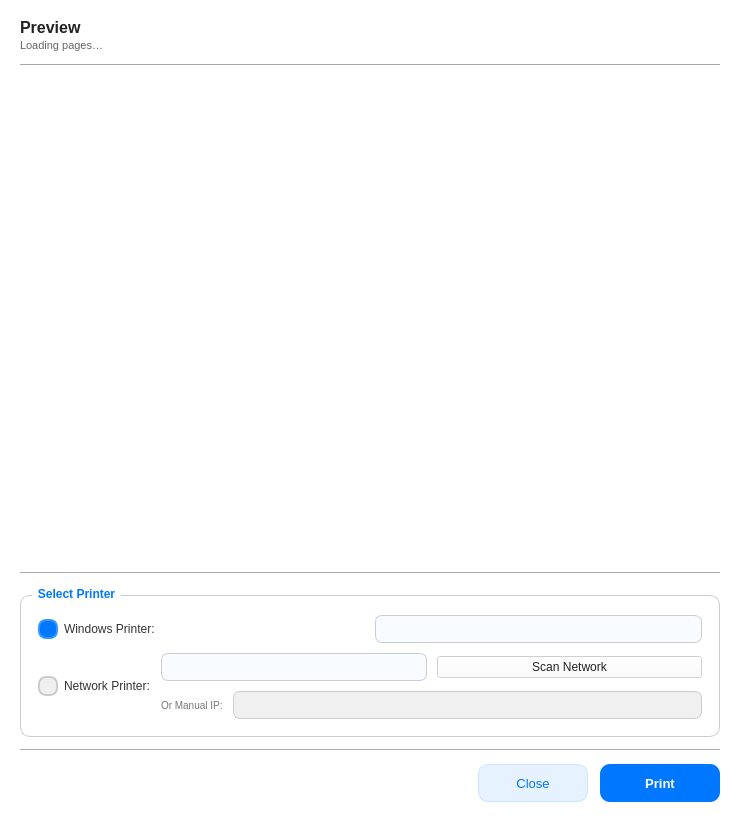
<?xml version="1.0" encoding="UTF-8"?>
<ui version="4.0">
 <class>PrintPreviewWindow</class>
 <widget class="QDialog" name="PrintPreviewWindow">
  <property name="geometry">
   <rect><x>0</x><y>0</y><width>740</width><height>820</height></rect>
  </property>
  <property name="windowTitle"><string>Print Preview</string></property>
  <property name="minimumSize"><size><width>640</width><height>700</height></size></property>
  <property name="styleSheet">
   <string notr="true">
QDialog#PrintPreviewWindow, QWidget {
    background-color: white;
    color: #222;
    font-family: "Segoe UI", Arial, sans-serif;
}
QScrollArea {
    background: transparent;
    border: none;
}
QScrollBar:vertical {
    background: #f0f0f0;
    width: 8px;
    border-radius: 4px;
}
QScrollBar::handle:vertical {
    background: #0077ff;
    border-radius: 4px;
    min-height: 30px;
}
QScrollBar::add-line:vertical, QScrollBar::sub-line:vertical {
    height: 0;
}
QLabel#label_title {
    color: #222;
    font-size: 16px;
    font-weight: bold;
}
QLabel#label_pages {
    color: #666;
    font-size: 11px;
}
QFrame#line_sep1, QFrame#line_sep2, QFrame#line_sep3 {
    color: #ccc;
}
QGroupBox#group_printer {
    color: #0077ff;
    border: 1px solid #ccc;
    border-radius: 10px;
    margin-top: 8px;
    font-size: 12px;
    font-weight: bold;
    padding: 10px 8px 8px 8px;
}
QGroupBox#group_printer::title {
    subcontrol-origin: margin;
    left: 12px;
    padding: 0 4px;
    color: #0077ff;
}
QRadioButton {
    color: #333;
    font-size: 12px;
    spacing: 6px;
}
QRadioButton::indicator {
    width: 16px;
    height: 16px;
}
QRadioButton::indicator:checked {
    background: #0077ff;
    border-radius: 8px;
    border: 2px solid #3399ff;
}
QRadioButton::indicator:unchecked {
    background: #f0f0f0;
    border-radius: 8px;
    border: 2px solid #ccc;
}
QComboBox {
    background: #f8fbff;
    color: #222;
    border: 1px solid #ccc;
    border-radius: 7px;
    padding: 5px 10px;
    font-size: 12px;
}
QComboBox::drop-down {
    border: none;
    width: 24px;
}
QComboBox QAbstractItemView {
    background: white;
    color: #222;
    selection-background-color: #0077ff;
    border: 1px solid #ccc;
}
QLineEdit {
    background: #f8fbff;
    color: #222;
    border: 1px solid #ccc;
    border-radius: 7px;
    padding: 5px 10px;
    font-size: 12px;
}
QLineEdit:disabled {
    color: #aaa;
    background: #f0f0f0;
}
QLabel#label_port {
    color: #555;
    font-size: 12px;
}
QPushButton#btn_print {
    background-color: #0077ff;
    color: white;
    border: none;
    border-radius: 10px;
    font-size: 13px;
    font-weight: bold;
}
QPushButton#btn_print:hover {
    background-color: #3399ff;
}
QPushButton#btn_print:pressed {
    background-color: #0055cc;
}
QPushButton#btn_print:disabled {
    background-color: #ccc;
    color: #888;
}
QPushButton#btn_close {
    background-color: #e6f2ff;
    color: #0077ff;
    border: 1px solid #d0e3ff;
    border-radius: 10px;
    font-size: 13px;
}
QPushButton#btn_close:hover {
    background-color: #cce6ff;
}
QScrollArea QFrame {
    background: #f8fbff;
    border: 1px solid #d0e3ff;
    border-radius: 6px;
}
   </string>
  </property>
  <layout class="QVBoxLayout" name="main_layout">
   <property name="spacing"><number>12</number></property>
   <property name="leftMargin"><number>20</number></property>
   <property name="topMargin"><number>18</number></property>
   <property name="rightMargin"><number>20</number></property>
   <property name="bottomMargin"><number>18</number></property>
   <!-- ── Header ──────────────────────────────────── -->
   <item>
    <layout class="QHBoxLayout" name="hdr_layout">
     <item>
      <layout class="QVBoxLayout" name="hdr_col">
       <property name="spacing"><number>2</number></property>
       <item>
        <widget class="QLabel" name="label_title">
         <property name="text"><string>Preview</string></property>
        </widget>
       </item>
       <item>
        <widget class="QLabel" name="label_pages">
         <property name="text"><string>Loading pages…</string></property>
        </widget>
       </item>
      </layout>
     </item>
    </layout>
   </item>
   <!-- ── Separator ──────────────────────────────── -->
   <item>
    <widget class="QFrame" name="line_sep1">
     <property name="frameShape"><enum>QFrame::HLine</enum></property>
     <property name="frameShadow"><enum>QFrame::Sunken</enum></property>
    </widget>
   </item>
   <!-- ── PDF page scroll area ───────────────────── -->
   <item>
    <widget class="QScrollArea" name="scroll_area">
     <property name="widgetResizable"><bool>true</bool></property>
     <property name="frameShape"><enum>QFrame::NoFrame</enum></property>
     <widget class="QWidget" name="scroll_content">
      <property name="geometry">
        <rect><x>0</x><y>0</y><width>700</width><height>480</height></rect>
      </property>
      <layout class="QVBoxLayout" name="pages_layout">
       <property name="spacing"><number>12</number></property>
       <item>
        <spacer name="pages_spacer">
         <property name="orientation"><enum>Qt::Vertical</enum></property>
         <property name="sizeHint" stdset="0"><size><width>20</width><height>40</height></size></property>
        </spacer>
       </item>
      </layout>
     </widget>
    </widget>
   </item>
   <!-- ── Separator ──────────────────────────────── -->
   <item>
    <widget class="QFrame" name="line_sep2">
     <property name="frameShape"><enum>QFrame::HLine</enum></property>
     <property name="frameShadow"><enum>QFrame::Sunken</enum></property>
    </widget>
   </item>
   <!-- ── Printer Selection Group ────────────────── -->
    <item>
     <widget class="QGroupBox" name="group_printer">
      <property name="title"><string>Select Printer</string></property>
      <layout class="QVBoxLayout" name="printer_vbox">
       <property name="spacing"><number>10</number></property>
       <item>
        <layout class="QHBoxLayout" name="win_row">
         <item>
          <widget class="QRadioButton" name="radio_windows">
           <property name="text"><string>Windows Printer:</string></property>
           <property name="checked"><bool>true</bool></property>
          </widget>
         </item>
         <item>
          <widget class="QComboBox" name="combo_printers">
           <property name="minimumWidth"><number>220</number></property>
          </widget>
         </item>
        </layout>
       </item>
       <item>
        <layout class="QHBoxLayout" name="net_row">
         <item>
          <widget class="QRadioButton" name="radio_network">
           <property name="text"><string>Network Printer:</string></property>
          </widget>
         </item>
         <item>
          <layout class="QVBoxLayout" name="net_vbox">
            <item>
             <layout class="QHBoxLayout" name="scan_sub_row">
              <item>
               <widget class="QComboBox" name="combo_network_printers">
                <property name="enabled"><bool>false</bool></property>
                <property name="minimumWidth"><number>180</number></property>
               </widget>
              </item>
              <item>
               <widget class="QPushButton" name="btn_scan">
                <property name="text"><string>Scan Network</string></property>
                <property name="enabled"><bool>false</bool></property>
               </widget>
              </item>
             </layout>
            </item>
            <item>
             <layout class="QHBoxLayout" name="manual_sub_row">
              <item>
               <widget class="QLabel" name="label_or">
                <property name="text"><string>Or Manual IP:</string></property>
                <property name="styleSheet"><string notr="true">font-size: 10px; color: #777;</string></property>
               </widget>
              </item>
              <item>
               <widget class="QLineEdit" name="input_manual_ip">
                <property name="enabled"><bool>false</bool></property>
                <property name="text"><string></string></property>
               </widget>
              </item>
             </layout>
            </item>
          </layout>
         </item>
        </layout>
       </item>
      </layout>
     </widget>
    </item>
   <!-- ── Separator ──────────────────────────────── -->
   <item>
    <widget class="QFrame" name="line_sep3">
     <property name="frameShape"><enum>QFrame::HLine</enum></property>
     <property name="frameShadow"><enum>QFrame::Sunken</enum></property>
    </widget>
   </item>
   <!-- ── Button row ─────────────────────────────── -->
   <item>
    <layout class="QHBoxLayout" name="btn_row">
     <item>
      <spacer name="btn_spacer">
       <property name="orientation"><enum>Qt::Horizontal</enum></property>
       <property name="sizeHint" stdset="0"><size><width>40</width><height>20</height></size></property>
      </spacer>
     </item>
     <item>
      <widget class="QPushButton" name="btn_close">
       <property name="text"><string>Close</string></property>
       <property name="minimumSize"><size><width>110</width><height>38</height></size></property>
       <property name="cursor"><cursorShape>PointingHandCursor</cursorShape></property>
      </widget>
     </item>
     <item>
      <widget class="QPushButton" name="btn_print">
       <property name="text"><string>Print</string></property>
       <property name="minimumSize"><size><width>120</width><height>38</height></size></property>
       <property name="cursor"><cursorShape>PointingHandCursor</cursorShape></property>
       <property name="default"><bool>true</bool></property>
      </widget>
     </item>
    </layout>
   </item>
  </layout>
 </widget>
 <resources/>
 <connections/>
</ui>
